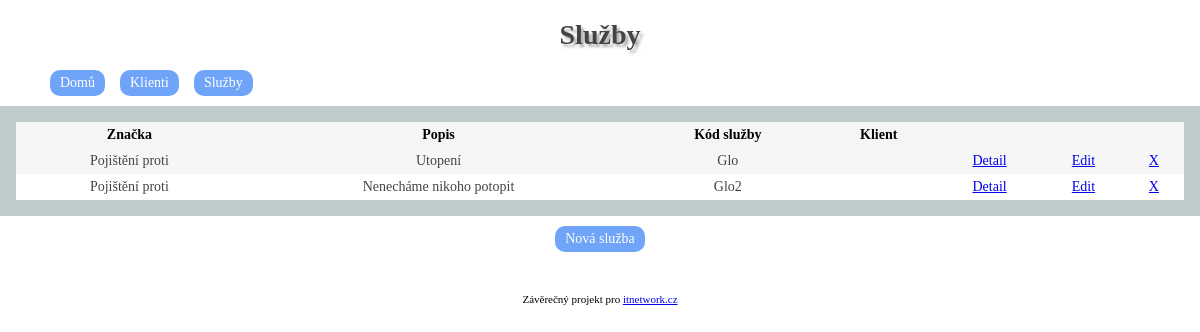
Page /sluzby_vypis.php on the committed database.
### tables this page shows
CREATE TABLE `sluzba` (
  `sluzba_id` int(11) NOT NULL,
  `znacka` varchar(15) NOT NULL,
  `popis` varchar(255) NOT NULL,
  `kod` varchar(7) NOT NULL,
  `klient_id` int(11) DEFAULT NULL
);

### nastaveni.php (called while the page is built, shortened)
<?php
function autoloader(string $trida): void
{
    $trida = str_replace('\\', '/', $trida);
}

### Databaze.php (called while the page is built)
<?php
class Databaze
{
    private static PDO $spojeni;
    private static array $nastaveni = array(
        PDO::ATTR_ERRMODE => PDO::ERRMODE_EXCEPTION,
        PDO::MYSQL_ATTR_INIT_COMMAND => "SET NAMES utf8",
        PDO::ATTR_EMULATE_PREPARES => false,
    );
    public static function pripoj(string $host, string $uzivatel, string $heslo, string $databaze): PDO
    {
        if (!isset(self::$spojeni)) {
            self::$spojeni = @new PDO(
                "mysql:host=$host;dbname=$databaze",
                $uzivatel,
                $heslo,
                self::$nastaveni
            );
        }
        return self::$spojeni;
    }
    public static function dotaz(string $sql, array $parametry = array()): PDOStatement
    {
        $dotaz = self::$spojeni->prepare($sql);
        $dotaz->execute($parametry);
        return $dotaz;
    }
}

### Evidence/Sluzby/SpravceSluzeb.php (called while the page is built, shortened)
<?php
class SpravceSluzeb
{
    public function vratSluzby() : array
    {
        return Databaze::dotaz('SELECT * FROM sluzba LEFT JOIN klient USING (klient_id) ORDER BY kod')->fetchAll();
    }
}

### sluzby_vypis.php (the view, shortened to what this page needs)
<?php
require('nastaveni.php');
$spravceSluzeb = new SpravceSluzeb();
$sluzby = $spravceSluzeb->vratSluzby();
require('sablony/rozlozeni_horni_cast.php');
?>
<table class="tabulka">
    <tr>
        <th>Značka</th>
        <th>Popis</th>
        <th>Kód služby</th>
        <th>Klient</th>
        <th></th>
        <th></th>
        <th></th>
    </tr>
    <?php foreach ($sluzby as $sluzba): ?>
        <tr>
            <td>
                <?= htmlspecialchars($sluzba['znacka']) ?>
            </td>
            <td>
                <?= htmlspecialchars($sluzba['popis']) ?>
            </td>
            <td>
                <?= htmlspecialchars($sluzba['kod']) ?>
            </td>
            <td>
            </td>
            <td><a href="#">Detail</a></td>
            <td><a href="sluzby.php?editovat=<?= htmlspecialchars($sluzba['sluzba_id']) ?>">Edit</a></td>
            <td><a href="sluzby_vypis.php?odstranit=<?= htmlspecialchars($sluzba['sluzba_id']) ?>">X</a></td>
        </tr>
    <?php endforeach ?>
</table>
<nav>
    <a href="sluzby.php">Nová služba</a>
</nav>
<?php require('sablony/rozlozeni_dolni_cast.php'); ?>

### styl.css (style rules this page uses)
body { font-family: verdana; font-size: 14px; width: 900 px; margin: 0 auto; }
nav { text-align: center; margin: 10px; }
nav a, input[type="submit"] { background: #6FA4F8; color: white; padding: 5px 10px; border-radius: 10px; text-decoration: none; border: none; cursor: pointer; display: inline-block; }
.tabulka { width: 100%; color: #444444; text-align: center; border-collapse: collapse; border: 1pc solid #C0CBCD; }
.tabulka th, .tabulka td { padding: 5px; border-collapse: collapse; border: 1px solild #C9CBCD; }
.tabulka td { word-break: break-word; }
.tabulka th { color: black; background: #f5f5f5; }
.tabulka tr:nth-child(2n) { background-color: #F6F6F6; }

### rows in the picture
sluzba: znacka "Pojištění proti", popis "Utopení", kod "Glo"
sluzba: znacka "Pojištění proti", popis "Nenecháme nikoho potopit", kod "Glo2"

### other values in the picture
$titulek "Služby"
